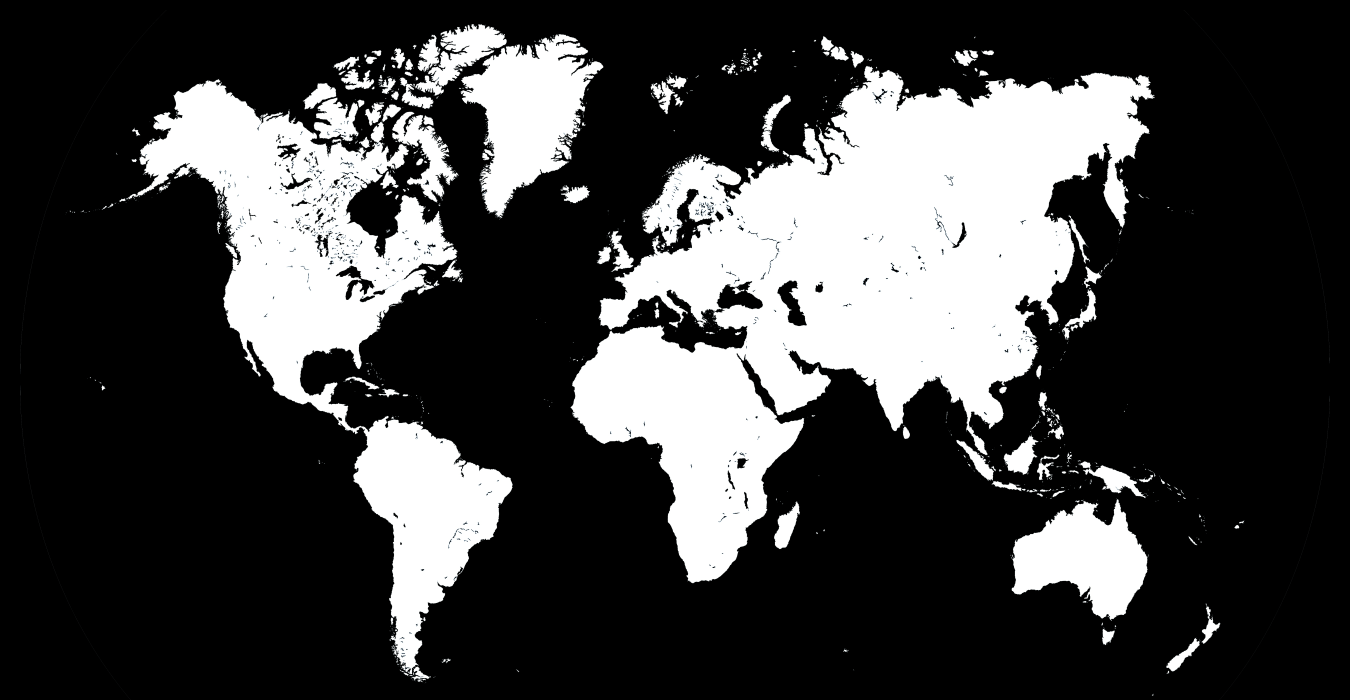

Rendered tile map (Tiled .tmx) drawn with the repository's tilesets; below, a short description and the map source with its tile grids summarised:
An orthogonal 135x70 tile map with 10x10 px tiles, 1 tile layer (Tile Layer 1) and 21 objects (Sandiago, San Francisco, Dublin, Oslo, Moscow, ...).

<map version="1.0" tiledversion="1.0.1" orientation="orthogonal" renderorder="right-down" width="135" height="70" tilewidth="10" tileheight="10" nextobjectid="30">
 <tileset firstgid="1" source="worldMapResizedSrc.tsx" />
 <layer name="Tile Layer 1" width="135" height="70">
  <data>[9450 cells, 9039 non-empty, 9039 distinct tile ids]</data>
 </layer>
 <objectgroup name="cities">
  <object id="2" name="Sandiago" x="240.667" y="330.667" width="9" height="9.66667">
   <ellipse />
  </object>
  <object id="3" name="San Francisco" x="237" y="262.333" width="10" height="9.33333">
   <ellipse />
  </object>
  <object id="7" name="Dublin" x="609" y="257.75" width="2" height="2">
   <ellipse />
  </object>
  <object id="8" name="Oslo" x="658.25" y="223.5" width="3.75" height="3.5">
   <ellipse />
  </object>
  <object id="9" name="Moscow" x="737.5" y="249" width="3.25" height="3.5">
   <ellipse />
  </object>
  <object id="10" name="London" x="626.75" y="264.25" width="2.25" height="1.5">
   <ellipse />
  </object>
  <object id="11" name="Toronto" x="373.75" y="291.125" width="1.25" height="1.125">
   <ellipse />
  </object>
  <object id="12" name="Auckland" x="1208.88" y="616" width="1.75" height="2.875">
   <ellipse />
  </object>
  <object id="13" name="bangkok" x="974" y="411.5" width="3.5" height="2">
   <ellipse />
  </object>
  <object id="14" name="Bangalore" x="893.5" y="410.5" width="2" height="1.5">
   <ellipse />
  </object>
  <object id="15" name="Beijing" x="1008.5" y="301" width="1.5" height="2">
   <ellipse />
  </object>
  <object id="16" name="Shanghai" x="1034" y="339.5" width="2" height="3">
   <ellipse />
  </object>
  <object id="18" name="Singapore" x="986.182" y="453.636" width="1.63636" height="1.81818">
   <ellipse />
  </object>
  <object id="20" name="Buenos Aires" x="441.333" y="587.333" width="1.33333" height="1.66667">
   <ellipse />
  </object>
  <object id="21" name="Rio de Janeiro" x="487.333" y="538" width="2" height="1.66667">
   <ellipse />
  </object>
  <object id="22" name="Santiago" x="393" y="574.75" width="1.75" height="2.25">
   <ellipse />
  </object>
  <object id="23" name="Cape Town" x="690.5" y="580.5" width="1.5" height="1.5">
   <ellipse />
  </object>
  <object id="24" name="Lagos" x="641" y="434.5" width="3.5" height="2.5">
   <ellipse />
  </object>
  <object id="25" name="Durban" x="732" y="561" width="2.5" height="2">
   <ellipse />
  </object>
  <object id="26" name="Mombasa" x="769.5" y="464" width="1.5" height="1">
   <ellipse />
  </object>
  <object id="28" name="Colombo" x="903.545" y="435.909" width="0.909091" height="0.818182">
   <ellipse />
  </object>
 </objectgroup>
</map>